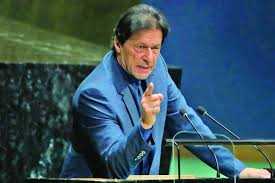
#> input picture K-Means/1st_img.jpeg, 275 x 183 px
$ python 1st_img.py
#> lines starting #> are read from the running program, lines starting #| are printed output that depends on the picture
import numpy as np
import matplotlib.pyplot as plt
import cv2

# Loading the picture and switching its color format from BGR to RGB
rgb_picture = cv2.cvtColor(cv2.imread('1st_img.jpeg'), cv2.COLOR_BGR2RGB)

# Setting up a figure area for multiple images
figure_layout = plt.figure(figsize=(15, 5))

# Showcasing the untouched picture
plt.subplot(1, 4, 1)
plt.imshow(rgb_picture)
plt.title('Base Image')

# Modifying the structure of the picture to a matrix of RGB color codes
color_matrix = rgb_picture.reshape((-1, 3))

# Adjusting the type of matrix elements for the algorithm
color_matrix_float = np.float32(color_matrix)

# Establishing the algorithm's stopping rules
kmeans_parameters = (cv2.TERM_CRITERIA_EPS + cv2.TERM_CRITERIA_MAX_ITER, 100, 0.85)

# Selecting a set of cluster counts to examine
cluster_options = [3, 10, 20]

# Applying the algorithm with various cluster counts
for panel_index, cluster_number in enumerate(cluster_options, start=2):
    # Clustering the color data
    _, cluster_labels, cluster_centers = cv2.kmeans(color_matrix_float, cluster_number, None, kmeans_parameters, 10, cv2.KMEANS_RANDOM_CENTERS)

    # Recasting cluster centers for image reconstruction
    redefined_centers = np.uint8(cluster_centers)
    recolored_matrix = redefined_centers[cluster_labels.flatten()]

    # Rebuilding the picture with the clustered colors
    clustered_picture = recolored_matrix.reshape((rgb_picture.shape))

    # Displaying the newly colored picture
    plt.subplot(1, 4, panel_index)
    plt.imshow(clustered_picture)
    plt.title(f'Clusters: {cluster_number}')
#> this loop made 3 passes
#> redefined_centers on pass 1: [[133, 163, 169], [44, 83, 111], [30, 45, 35]]
#> pass 1, `clustered_picture = recolored_matrix.reshape((rgb_picture.shape))`:
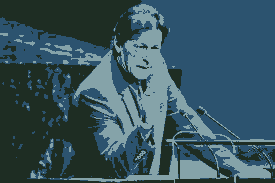
#> clustered_picture: shape (183, 275, 3); mean R, G, B 55.6, 84.2, 94.2
#> pass 2, `clustered_picture = recolored_matrix.reshape((rgb_picture.shape))`:
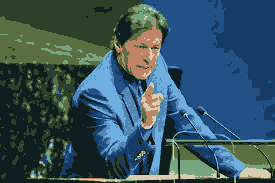
#> clustered_picture: shape (183, 275, 3); mean R, G, B 55.4, 83.9, 94.6
#> pass 3, `clustered_picture = recolored_matrix.reshape((rgb_picture.shape))`:
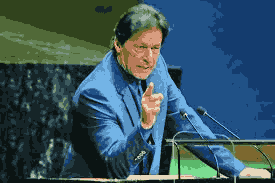
#> clustered_picture: shape (183, 275, 3); mean R, G, B 55.3, 83.9, 94.5

# Rendering the complete figure with all pictures
plt.show()
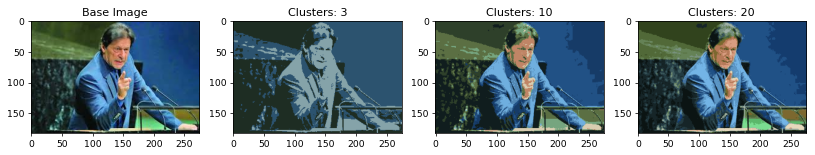
#> figure drawn by matplotlib, 4 panels
